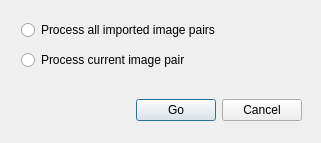
<?xml version="1.0" encoding="UTF-8"?>
<ui version="4.0">
 <class>ProcessWindow</class>
 <widget class="QDialog" name="ProcessWindow">
  <property name="geometry">
   <rect>
    <x>0</x>
    <y>0</y>
    <width>321</width>
    <height>143</height>
   </rect>
  </property>
  <property name="windowTitle">
   <string>Process</string>
  </property>
  <property name="windowIcon">
   <iconset>
    <normaloff>:/urapiv_icon.png</normaloff>:/urapiv_icon.png</iconset>
  </property>
  <widget class="QWidget" name="layoutWidget">
   <property name="geometry">
    <rect>
     <x>21</x>
     <y>16</y>
     <width>281</width>
     <height>131</height>
    </rect>
   </property>
   <layout class="QVBoxLayout">
    <item>
     <widget class="QRadioButton" name="allRadio">
      <property name="text">
       <string>Process all imported image pairs</string>
      </property>
     </widget>
    </item>
    <item>
     <widget class="QRadioButton" name="singleRadio">
      <property name="text">
       <string>Process current image pair</string>
      </property>
     </widget>
    </item>
    <item>
     <layout class="QHBoxLayout">
      <item>
       <spacer>
        <property name="orientation">
         <enum>Qt::Horizontal</enum>
        </property>
        <property name="sizeHint" stdset="0">
         <size>
          <width>40</width>
          <height>60</height>
         </size>
        </property>
       </spacer>
      </item>
      <item>
       <widget class="QPushButton" name="okButton">
        <property name="text">
         <string>Go</string>
        </property>
       </widget>
      </item>
      <item>
       <widget class="QPushButton" name="cancelButton">
        <property name="text">
         <string>Cancel</string>
        </property>
       </widget>
      </item>
     </layout>
    </item>
   </layout>
  </widget>
 </widget>
 <resources>
  <include location="../ui_resources.qrc"/>
  <include location="../share/images/images.qrc"/>
 </resources>
 <connections/>
</ui>
